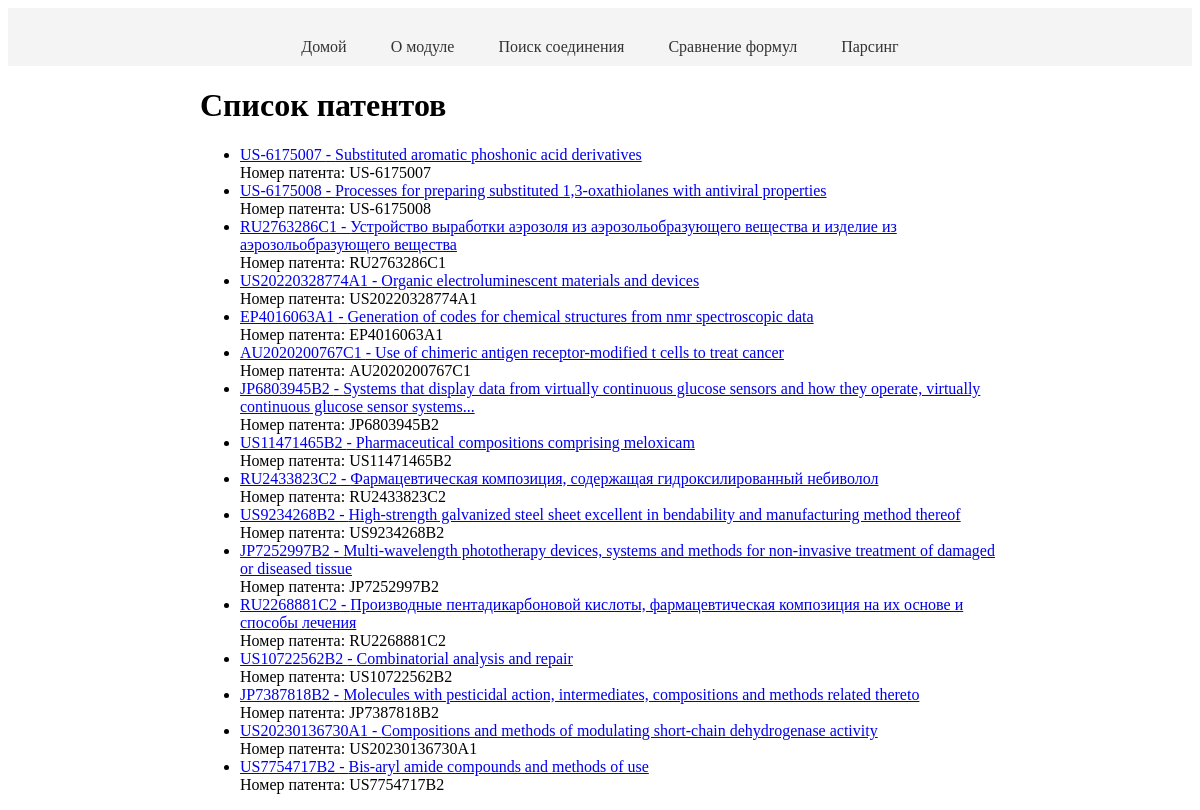
Before: / with the older database file.
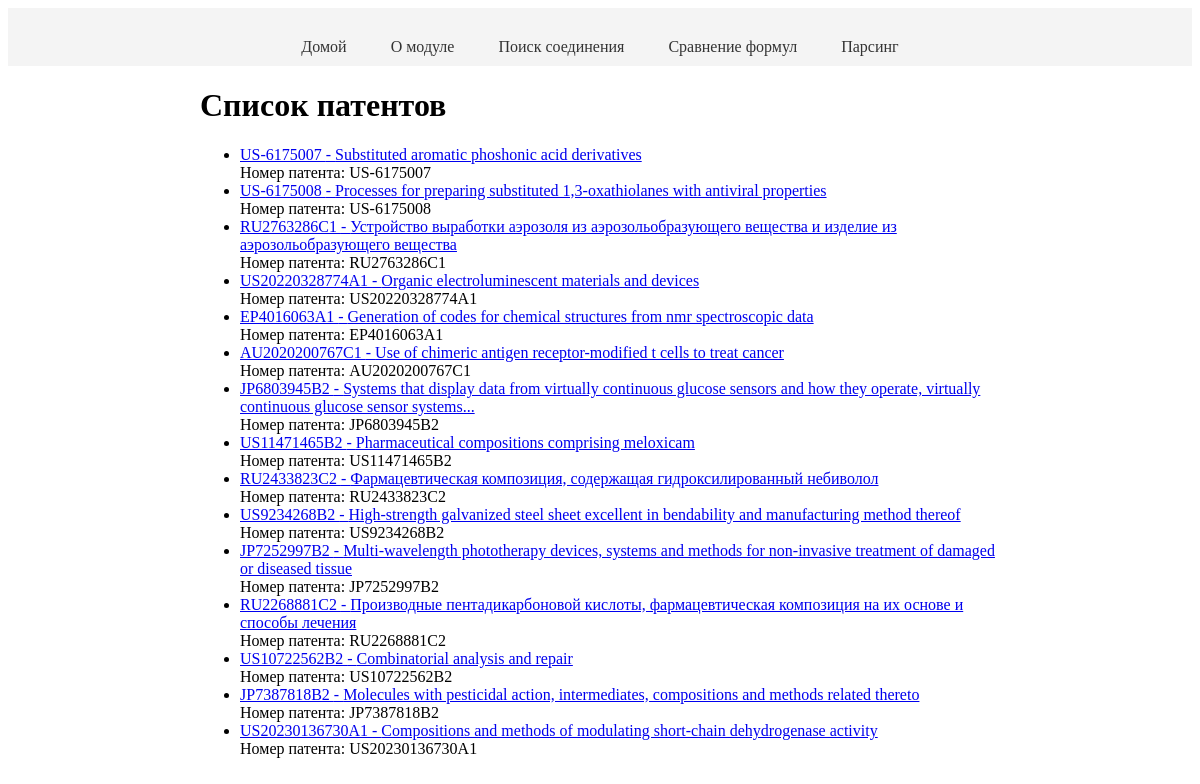
After: the same page with the newer database file.
### tables this page shows
CREATE TABLE patents (id INTEGER PRIMARY KEY AUTOINCREMENT, name TEXT, link TEXT, PatentNumber TEXT);

### app.py (the view)
@app.route('/')
def mainPage():
    patents = get_patents()
    return render_template('main.html', patents=patents)

### app.py (called while the page is built)
def get_patents():
    conn = sqlite3.connect('patents.db')
    cursor = conn.cursor()
    cursor.execute('SELECT id, name, PatentNumber, link FROM patents')
    patents = cursor.fetchall()
    conn.close()
    return patents

### templates/main.html (shortened to what this page needs)
<!DOCTYPE html>
<html>
<head>
    <link rel="stylesheet" type="text/css" href="{{ url_for('static', filename='styles.css') }}">
</head>
<body>
    <header>
        <nav>
            <ul class="navigation-menu">
                <li><a href="/">Домой</a></li>
                <li><a href="/about">О модуле</a></li>
                <li><a href="#">Поиск соединения</a></li>
                <li><a href="/similarity">Сравнение формул</a></li>
                <li><a href="/parse">Парсинг</a></li>
            </ul>
        </nav>
    </header>
    <div class="page-content">
        <h1>Список патентов</h1>
        <ul>
            {% for patent in patents %}
            <li>
                <a href="{{ patent[3] }}" target="_blank">{{ patent[2] }} - {{ patent[1] }}</a>
                <br>
                Номер патента: {{ patent[2] }}
            </li>
            {% endfor %}
        </ul>
    </div>
</body>
</html>

### static/styles.css (style rules this page uses)
header { background-color: #f4f4f4; padding: 10px 0; text-align: center; }
.navigation-menu { list-style-type: none; margin: 0; padding: 0; text-align: center; }
.navigation-menu li { display: inline; margin-right: 20px; }
.navigation-menu li:last-child { margin-right: 0; }
.navigation-menu li a { text-decoration: none; color: #333; padding: 5px 10px; border-radius: 5px; transition: background-color 0.3s ease; }
.content-slider, .navigation-menu { margin-top: 20px; }
.page-content { max-width: 800px; margin: 0 auto; }

Changed rows visible on the page:
removed patents: PatentNumber "US7754717B2", name "Bis-aryl amide compounds and methods of use"
